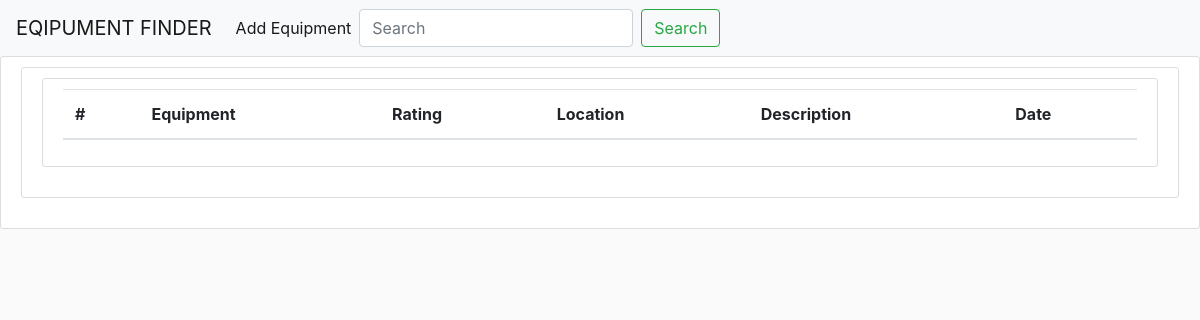
The page /search/ on the database as committed earlier.
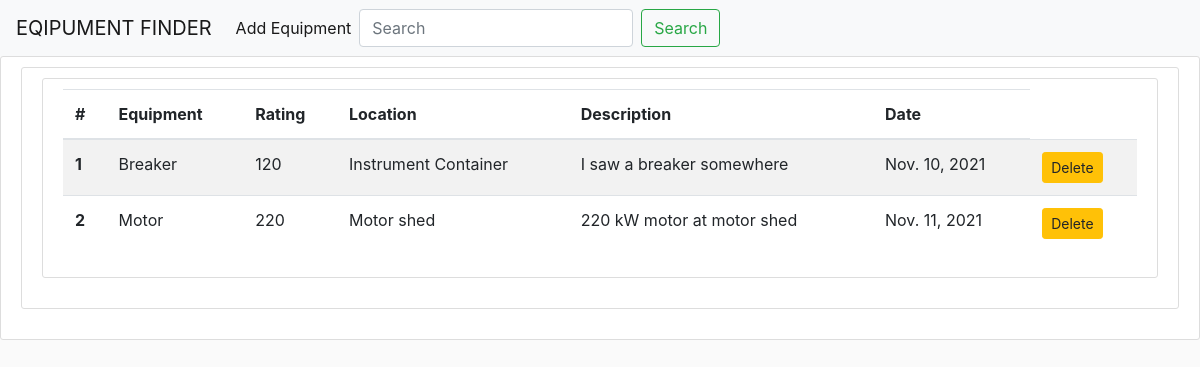
The same page on the database as committed later.
### finder/models.py (models this page shows, shortened)
class Finder(models.Model):
    description = models.CharField(max_length=200)
    rating = models.IntegerField(null=True)
    equipment = models.ForeignKey(Equipment, on_delete=CASCADE)
    location = models.ForeignKey(Location, on_delete=CASCADE)
    date = models.DateField(null=False, default='21/08/2021')

class Equipment (models.Model):
    equipment = models.CharField(max_length=100)
    def __str__(self):
        return str(self.equipment)

class Location(models.Model):
    location = models.CharField(max_length=50)
    def __str__(self):
        return str(self.location)

### finder/views.py (the view)
# urls.py: path("search/", search, name='search'),
def search(request):
    equips = Finder.objects.all()
    if request.GET.get('q'):
        query = request.GET['q']
        equips = Finder.objects.filter(description__icontains=query)
        for equip in equips:
            print(equip.id)
    return render(request, 'search.html', {'equips' : equips})

### finder/templates/search.html
{% extends 'base.html'%}
{% block content%}
<div class = 'content-section'>
    <div class = 'media-body'>
      <div class = 'content-section'>
        <div class = 'content-section'>
  <table class="table table-striped">
    <thead>
      <tr>
        <th scope="col">#</th>
        <th scope="col">Equipment</th>
        <th scope="col">Rating</th>
        <th scope="col">Location</th>
        <th scope="col">Description</th>
        <th scope="col">Date</th>
      </tr>
    </thead>
    <tbody>
        {% for equip in equips%}
      <tr>
        <th scope="row">{{equip.id}}</th>
        <td>{{equip.equipment}}</td>
        <td>{{equip.rating}}</td>
        <td>{{equip.location}}</td>
        <td>{{equip.description}}</td>
        <td>{{equip.date}}</td>
          <td><a href ="{%url 'delete' equip.id%}" role='button' class = "btn btn-warning btn-sm"> Delete</a></td>
      </tr>
      {% endfor %}
    </tbody>
  </table>
</div>
</div>
    </div>
</div>
{% endblock %}

Rows that differ between the two databases and show on the page:
added Finder: id "1", equipment "Breaker", rating "120", location "Instrument Container", description "I saw a breaker somewhere", date "Nov. 10, 2021"
added Finder: id "2", equipment "Motor", rating "220", location "Motor shed", description "220 kW motor at motor shed", date "Nov. 11, 2021"
